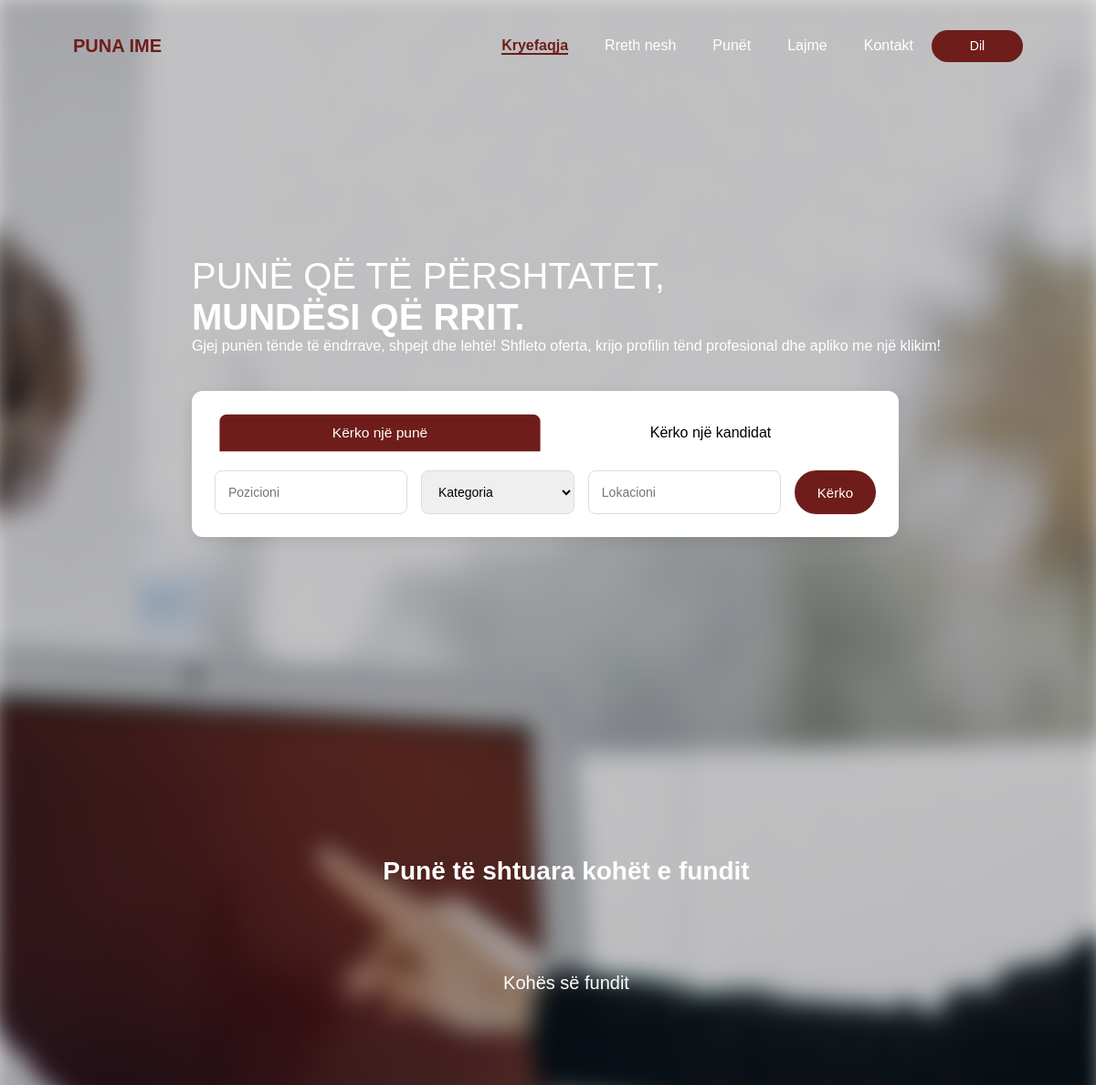
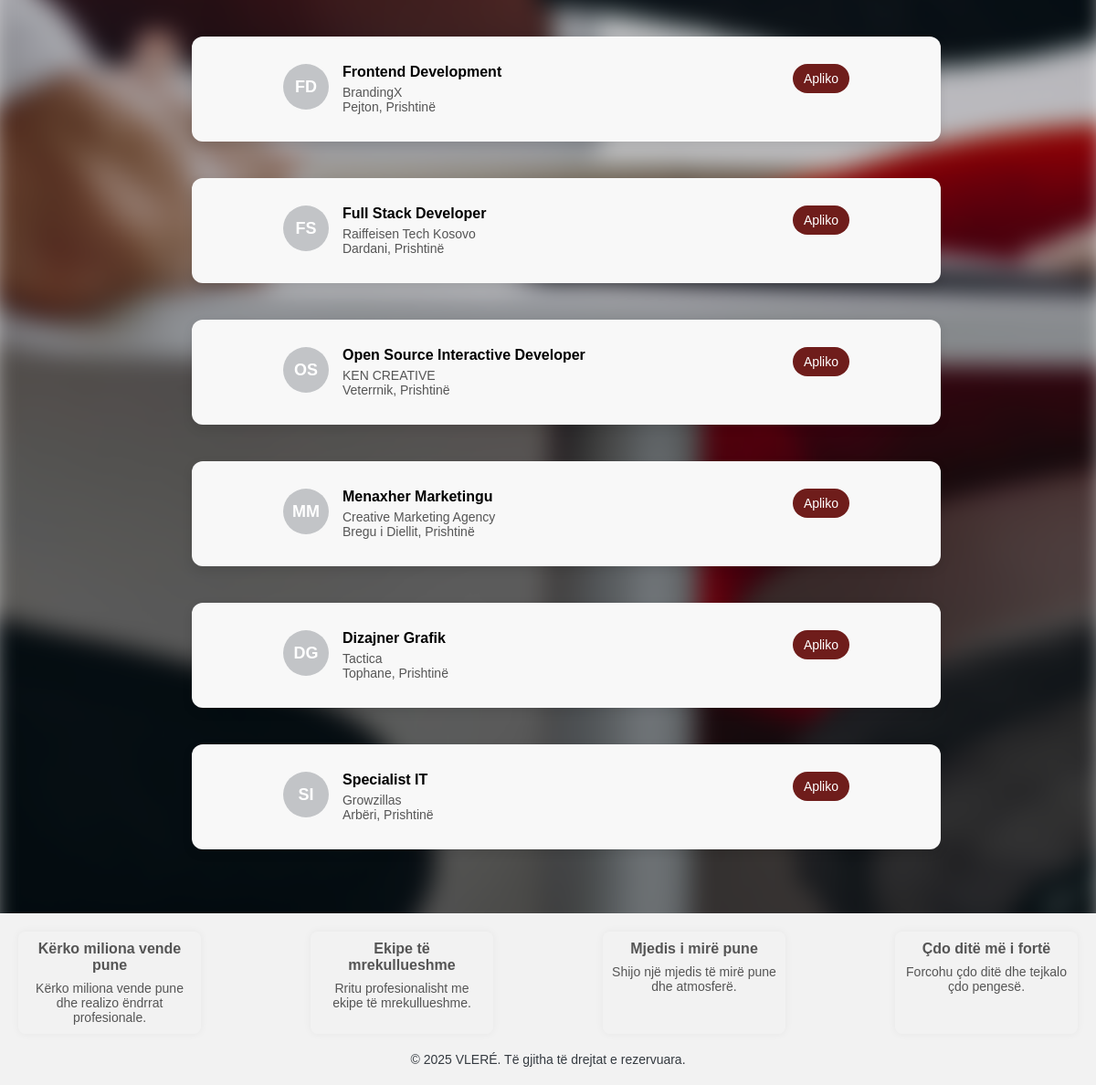
The app's page / (signed in) with its own data (2 pictures, top to bottom).
### tables this page shows
CREATE TABLE `site_content` (
  `id` int(11) unsigned NOT NULL AUTO_INCREMENT,
  `content_key` varchar(100) NOT NULL,
  `content_value` text,
  `updated_at` datetime DEFAULT NULL ON UPDATE CURRENT_TIMESTAMP,
  PRIMARY KEY (`id`),
  UNIQUE KEY `content_key` (`content_key`)
);

CREATE TABLE `jobs` (
  `id` int(11) unsigned NOT NULL AUTO_INCREMENT,
  `title` varchar(255) NOT NULL,
  `company` varchar(255) NOT NULL,
  `location` varchar(255) NOT NULL,
  `sort_order` int(11) NOT NULL DEFAULT 0,
  `created_at` datetime DEFAULT CURRENT_TIMESTAMP,
  PRIMARY KEY (`id`)
);

### classes/Database.php (called while the page is built, shortened)
<?php
class Database {
    public function __construct(){
        $this->conn = new PDO(
            "mysql:host=localhost;dbname=projekti;charset=utf8mb4",
            "root",
            ""
        );
    }
}

### classes/SiteContent.php (called while the page is built, shortened)
<?php
require_once __DIR__ . "/Database.php";
class SiteContent extends Database {
    public function get($key) {
        try {
            $stmt = $this->conn->prepare("SELECT content_value FROM site_content WHERE content_key = ?");
            $stmt->execute([$key]);
            $row = $stmt->fetch(PDO::FETCH_ASSOC);
            return $row ? $row['content_value'] : null;
        } catch (PDOException $e) {
            return null;
        }
    }
}

### classes/Job.php (called while the page is built, shortened)
<?php
require_once __DIR__ . "/Database.php";
class Job extends Database {
    public function getAll() {
        try {
            $stmt = $this->conn->query("SELECT * FROM jobs ORDER BY sort_order ASC, created_at DESC");
            return $stmt ? $stmt->fetchAll(PDO::FETCH_ASSOC) : [];
        } catch (PDOException $e) {
            return [];
        }
    }
}

### index.php (the view, shortened to what this page needs)
<?php
require_once __DIR__ . "/classes/Job.php";
require_once __DIR__ . "/classes/SiteContent.php";
$jobModel = new Job();
$siteContent = new SiteContent();
$jobs = $jobModel->getAll();
$searchPosition = trim($_GET['position'] ?? '');
$searchCategory = trim($_GET['category'] ?? '');
$searchLocation = trim($_GET['location'] ?? '');
$sloganLine1 = $siteContent->get('home_slogan_line1') ?: 'PUNË QË TË PËRSHTATET,';
$sloganLine2 = $siteContent->get('home_slogan_line2') ?: 'MUNDËSI QË RRIT.';
$quoteText = $siteContent->get('home_quote') ?: 'Gjej punën tënde të ëndrrave, shpejt dhe lehtë! Shfleto oferta, krijo profilin tënd profesional dhe apliko me një klikim!';
?>
<!DOCTYPE html>
<html lang="sq">
<head>
  <link rel="stylesheet" href="assets/css/faqja1.css">
  <link href="https://cdn.boxicons.com/3.0.6/fonts/basic/boxicons.min.css" rel="stylesheet">
</head>
<body>
<header>
  <div class="navbar">
    <h3 id="title">PUNA IME</h3>
    <div class="right-side">
      <nav>
        <ul class="listed">
          <li><a href="index.php" class="active">Kryefaqja</a></li>
          <li><a href="about.php">Rreth nesh</a></li>
          <li><a href="jobs.php">Punët</a></li>
          <li><a href="news.php">Lajme</a></li>
          <li><a href="contact.php">Kontakt</a></li>
        </ul>
      </nav>
      <div class="buttons">
        <?php if (isset($_SESSION['user'])): ?>
          <button onclick="location.href='auth/logout.php'">Dil</button>
        <?php else: ?>
          <button onclick="location.href='auth/loginform.php'">Kyçu</button>
          <button onclick="location.href='auth/registerform.php'">Regjistrohu</button>
        <?php endif; ?>
      </div>
    </div>
  </div>
</header>
<main>
  <div class="slogan-quote">
    <div class="slogan">
      <p class="paragrafi1">
        <?= htmlspecialchars($sloganLine1) ?><br>
        <span style="font-weight:bold;color:white;"><?= htmlspecialchars($sloganLine2) ?></span>
      </p>
    </div>
    <div class="quote">
      <p><?= nl2br(htmlspecialchars($quoteText)) ?></p>
    </div>
  </div>
  <div class="search-box">
    <div class="tabs">
      <button type="button" class="tab active" data-search="jobs">Kërko një punë</button>
      <button type="button" class="tab" data-search="candidates">Kërko një kandidat</button>
    </div>
    <form class="filters filters-jobs" method="get" action="index.php#jobs-wrap">
      <input type="text" name="position" placeholder="Pozicioni" value="<?= htmlspecialchars($searchPosition ?? '') ?>">
      <select name="category">
        <option value="">Kategoria</option>
      </select>
      <input type="text" name="location" placeholder="Lokacioni" value="<?= htmlspecialchars($searchLocation ?? '') ?>">
      <button type="submit" class="search-btn">Kërko</button>
    </form>
  </div>
  <div class="jobs-wrap" id="jobs-wrap">
    <h2>Punë të shtuara kohët e fundit</h2>
    <h3>Kohës së fundit</h3>
    <?php if (empty($jobs)): ?>
      <p style="padding:1rem;color:#64748b;"><?= ($searchPosition !== '' || $searchCategory !== '' || $searchLocation !== '') ? 'Nuk u gjet asnjë punë sipas kriterave. Provoni kërkimin tjetër.' : 'Nuk ka punë të shtuara ende. Kontrolloni më vonë.' ?></p>
    <?php else: ?>
      <?php foreach ($jobs as $job): ?>
        <?php
        $initials = '';
        $words = preg_split('/\s+/', trim($job['title']), 2);
        if (count($words) >= 2) {
          $initials = strtoupper(mb_substr($words[0], 0, 1) . mb_substr($words[1], 0, 1));
        } else {
          $initials = strtoupper(mb_substr($job['title'], 0, 2));
        }
        ?>
        <div class="job-card">
          <div class="left">
            <div class="avatar"><?= htmlspecialchars($initials) ?></div>
            <div class="details">
              <div class="job-title"><?= htmlspecialchars($job['title']) ?></div>
              <div class="company"><?= htmlspecialchars($job['company']) ?></div>
              <div class="location"><?= htmlspecialchars($job['location']) ?></div>
            </div>
          </div>
          <div class="right">
            <?php if (isset($_SESSION['user'])): ?>
              <button class="apply-btn">Apliko</button>
            <?php else: ?>
              <button class="apply-btn" onclick="location.href='auth/loginform.php'">Kyçu për të aplikuar</button>
            <?php endif; ?>
          </div>
        </div>
      <?php endforeach; ?>
    <?php endif; ?>
  </div>
</main>
<footer>
  <div class="elementet">
    <div class="object"><i class='bxr bx-book-open'></i><h4>Kërko miliona vende pune</h4><p>Kërko miliona vende pune dhe realizo ëndrrat profesionale.</p></div>
    <div class="object"><i class='bxr bx-people-diversity'></i><h4>Ekipe të mrekullueshme</h4><p>Rritu profesionalisht me ekipe të mrekullueshme.</p></div>
    <div class="object"><i class='bxr bx-buildings'></i><h4>Mjedis i mirë pune</h4><p>Shijo një mjedis të mirë pune dhe atmosferë.</p></div>
    <div class="object"><i class='bxr bx-biceps'></i><h4>Çdo ditë më i fortë</h4><p>Forcohu çdo ditë dhe tejkalo çdo pengesë.</p></div>
  </div>
  <div class="copyright">© 2025 VLERÉ. Të gjitha të drejtat e rezervuara.</div>
</footer>
</body>
</html>

### assets/css/faqja1.css (style rules this page uses)
* { margin: 0; padding: 0; box-sizing: border-box; font-family: Arial, Helvetica, sans-serif; }
html, body { min-height: 100%; margin: 0; display: flex; flex-direction: column; position: relative; }
body { height: auto; }
body::before { content: ''; position: fixed; top: -10px; left: -10px; right: -10px; bottom: -10px; background-image: linear-gradient(rgba(0, 0, 0, 0.10), rgba(0, 0, 0, 0.10)), url('/Projekti/assets/images/people.jpg'); background-size: cover; background-position: center; background-repeat: no-repeat; filter: blur(13px); z-index: -1; }
.navbar { margin: 20px 40px; padding: 10px 40px; display: flex; align-items: center; justify-content: space-between; height: 60px; box-sizing: border-box; }
.listed { list-style: none; display: flex; gap: 40px; margin: 0; padding: 0; }
.listed li a { text-decoration: none; color: white; font-weight: 500; padding: 0; line-height: 60px; }
.right-side { display: flex; align-items: center; gap: 20px; margin-left: auto; }
.buttons button { color: white; background-color: #6f1d1b; border: none; border-radius: 20px; width: 100px; height: 35px; padding: 0; font-size: 14px; cursor: pointer; line-height: normal; transition: none; }
.buttons { display: flex; gap: 15px; }
#title { font-size: 20px; color: #6f1d1b; }
.listed li a.active { color: #6f1d1b; border-bottom: 2px solid #6f1d1b; font-weight: bold; }
main { margin: 0 auto; padding: 100px 20px 50px 20px; }
.slogan { font-family: "Elms Sans", sans-serif; ; font-size: 40px; margin-top: 80px; margin-left: 40px; font-weight: 100; display: flex; padding: 0px; }
.quote { margin-top: 0px; margin-left: 40px; color: #6c757d; }
.search-box { width: 90%; max-width: 900px; margin: 40px; background: white; padding: 25px; border-radius: 12px; box-shadow: 0 4px 15px rgba(0, 0, 0, 0.1); }
.tabs { display: flex; margin-bottom: 20px; }
.tabs .tab { flex: 1; padding: 12px; background: white; border: none; font-size: 16px; cursor: pointer; border-radius: 8px 8px 0 0; transition: background-color 0.3s ease, color 0.3s ease, transform 0.2s ease; }
.tab.active { background-color: #6f1d1b; color: white; transform: scale(0.97); }
.filters { display: flex; gap: 15px; }
.filters input, .filters select { flex: 1; padding: 14px; border: 1px solid #ddd; border-radius: 8px; font-size: 14px; }
.search-btn { padding: 14px 25px; background: #6f1d1b; color: white; border: none; border-radius: 25px; font-size: 15px; cursor: pointer; transition: background-color 0.3s ease, color 0.3s ease, transform 0.2s ease; }
.jobs-wrap { display: flex; flex-direction: column; margin: 150px 0 20px 40px; gap: 40px; }
.jobs-wrap h2 { font-size: 28px; font-weight: bold; color: #fff; margin: 200px 0 5px 0; text-align: center; }
.jobs-wrap h3 { font-size: 20px; font-weight: normal; color: #fff; margin-bottom: 100px; margin-top: 50px; text-align: center; }
.job-card { display: flex; justify-content: space-between; max-width: 900px; padding: 30px 100px; background-color: #f8f8f8; border-radius: 12px; box-shadow: 0 4px 12px rgba(0, 0, 0, 0.1); transition: transform 0.2s; }
.job-card .left { display: flex; gap: 15px; }
.avatar { width: 50px; height: 50px; background-color: #c2c4c7; color: white; font-weight: bold; font-size: 18px; border-radius: 50%; display: flex; justify-content: center; align-items: center; }
.details .job-title { font-weight: bold; font-size: 16px; margin-bottom: 5px; }
.details .company, .details .location { font-size: 14px; color: #555; }
.job-card .right .apply-btn { background-color: #6f1d1b; color: white; border: none; padding: 8px 12px; border-radius: 20px; cursor: pointer; font-size: 14px; transition: background 0.2s; }
footer { width: 100%; padding: 20px 50px; background-color: #f2f2f2; box-sizing: border-box; padding: 20px; }
.elementet { display: flex; justify-content: space-between; flex-wrap: wrap; gap: 10px; margin-bottom: 20px; }
.elementet .object { flex: 0 1 200px; max-width: 220px; min-width: 150px; background-color: transparent; padding: 10px; text-align: center; border-radius: 8px; box-shadow: 0 0 10px rgba(0, 0, 0, 0.05); }
.elementet .object h4 { color: #555; font-size: 16px; margin-bottom: 8px; }
.elementet .object p { font-size: 14px; color: #555; }
.copyright { color: #343a40; text-align: center; font-size: 14px; }
.paragrafi1 { color: white; }
.quote { color: white; }

### records on screen
site_content: content_value "PUNË QË TË PËRSHTATET,"
site_content: content_value "MUNDËSI QË RRIT."
site_content: content_value "Gjej punën tënde të ëndrrave, shpejt dhe lehtë! Shfleto oferta, krijo profilin tënd profesional dhe apliko me një klikim!"
jobs: title "FD", title "Frontend Development", company "BrandingX", location "Pejton, Prishtinë"
jobs: title "FS", title "Full Stack Developer", company "Raiffeisen Tech Kosovo", location "Dardani, Prishtinë"
jobs: title "OS", title "Open Source Interactive Developer", company "KEN CREATIVE", location "Veterrnik, Prishtinë"
jobs: title "MM", title "Menaxher Marketingu", company "Creative Marketing Agency", location "Bregu i Diellit, Prishtinë"
jobs: title "DG", title "Dizajner Grafik", company "Tactica", location "Tophane, Prishtinë"
jobs: title "SI", title "Specialist IT", company "Growzillas", location "Arbëri, Prishtinë"
